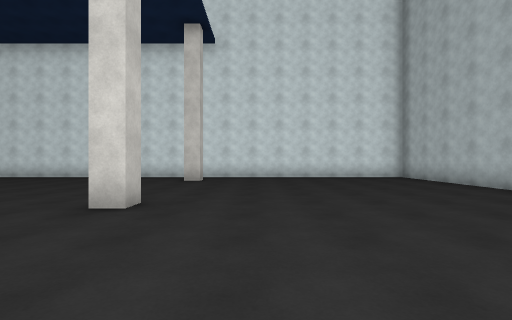
view 1 (above)

18 first-person views from a walk through a Unity game level. The camera is 1.3 m above the floor, looks level and sees 85° across. The floor is counted in squares, 2 m on a side. Each view is taken from the middle of a square. On the plan, view 1 faces up. The plan holds only what a view shows up to about 9 squares ahead; the rest is blank. The player is left out. Surface patterns are stand-ins for the level's own textures.

view 2
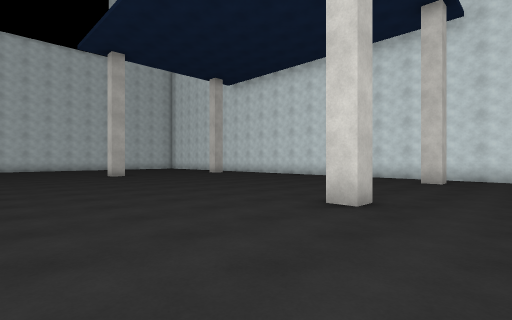

view 3
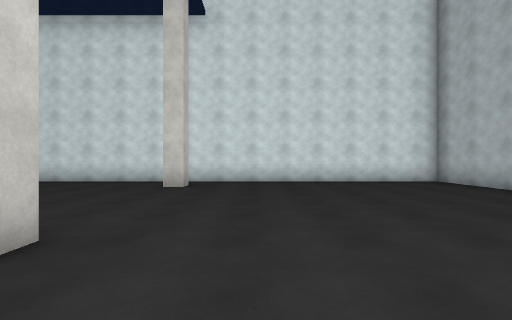

view 4
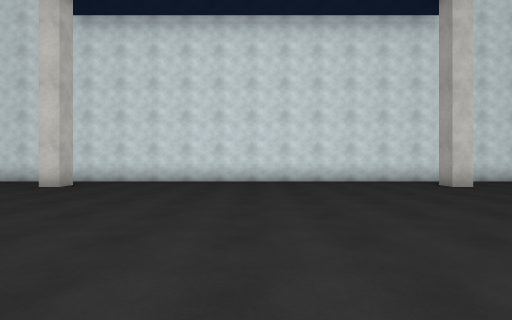

view 5
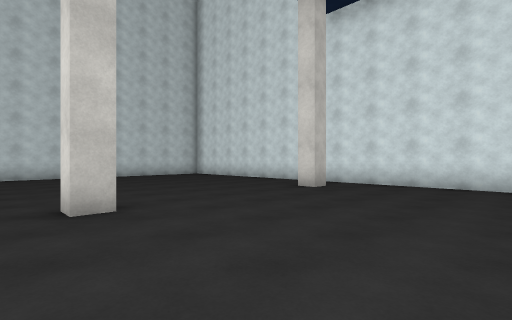

view 6
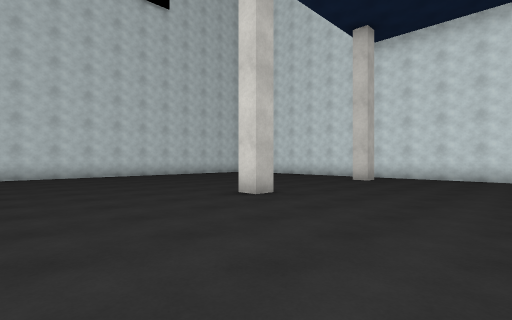

view 7
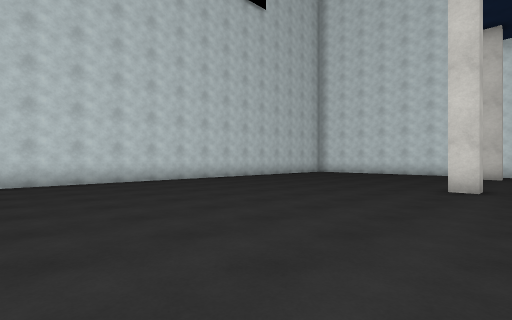

view 8
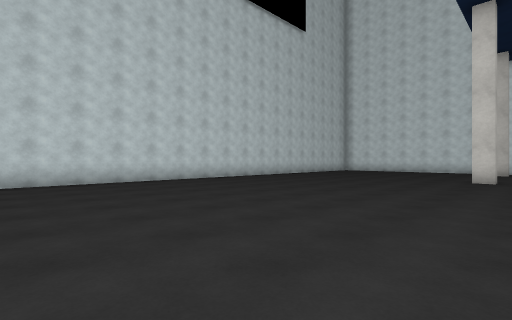

view 9
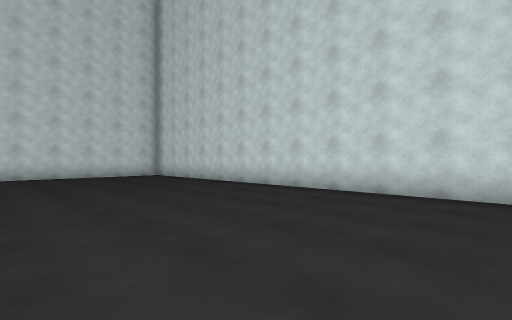

view 10
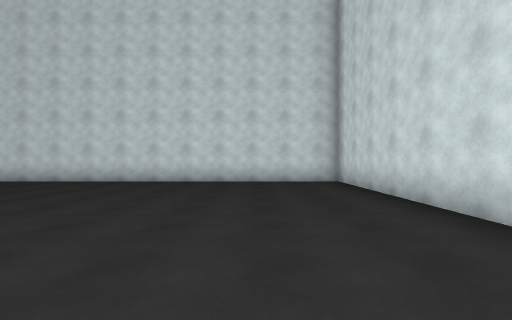

view 11
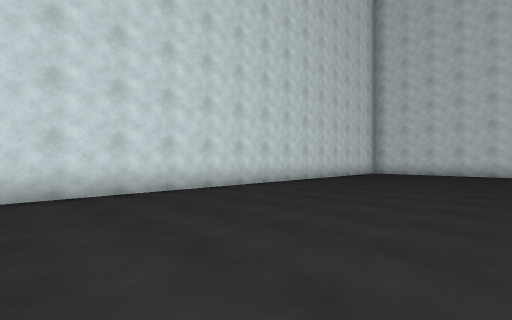

view 12
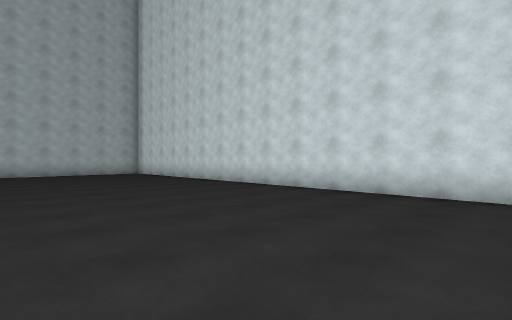

view 13
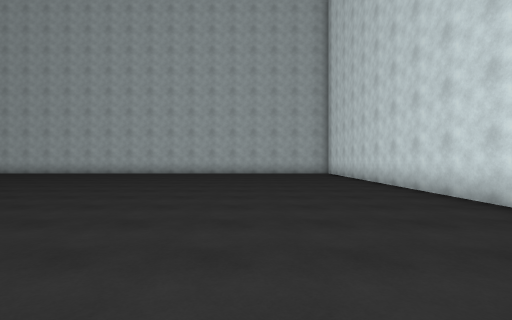

view 14
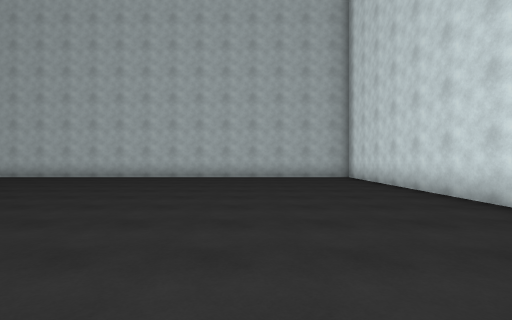

view 15
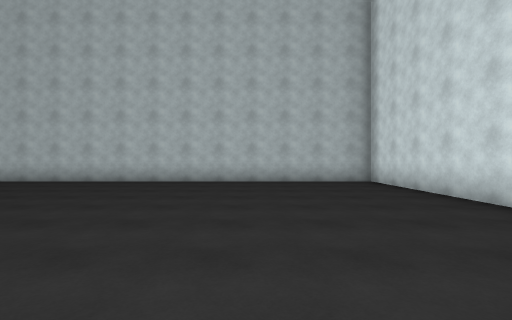

view 16
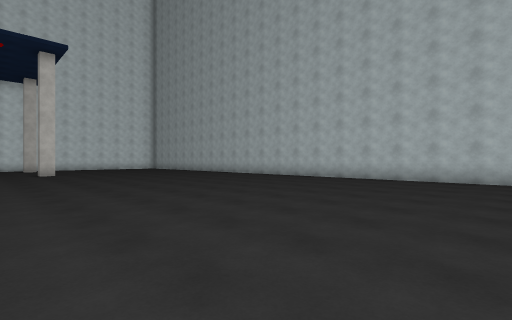

view 17
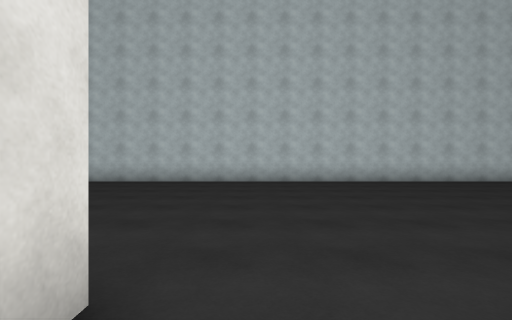

view 18
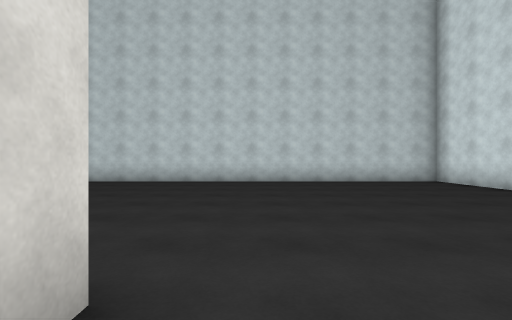

### Floor plan
Points are (right, up) in squares from view 1. A wall is a line through its corners. A room is listed if a view was taken in it or the views show most of it. See-through windows are left out.
Room 1 (views 1, 2, 3, 4, 5, 6, 7, 8, 9, 10, 11, 12, 13, 14, 15, 16, 17, 18)
walls: (-1.7, 4.2) (-1.7, 3.7) (-2.2, 3.7); (-12.2, 4.3) (-11.7, 4.3) (-11.7, 3.7) (-12.2, 3.7); (-11.7, 9.2) (-11.7, 8.8) (-12.2, 8.8); (-1.7, 9.2) (-1.7, 8.8) (-2.2, 8.8) (-2.2, 9.2); (-17, 10.5) (-19.5, 10.5) (-19.5, -14.5) (5.5, -14.5) (5.5, 10.5) (-14.9, 10.5)

Where each view was taken, in squares from view 1:
view 1: 0 up, 0 right, facing up
view 2: 0 up, 0 right, facing up-left
view 3: 2 up, 0 right, facing up
view 4: 2 up, 7 left, facing up
view 5: 3 up, 8 left, facing up-left
view 6: 0 up, 8 left, facing up-left
view 7: 3 down, 11 left, facing up-left
view 8: 6 down, 11 left, facing up-left
view 9: 3 down, 14 left, facing down-left
view 10: 6 down, 17 left, facing down
view 11: 9 down, 6 left, facing down-left
view 12: 9 down, 8 left, facing down-right
view 13: 11 down, 8 left, facing right
view 14: 11 down, 5 left, facing right
view 15: 11 down, 3 left, facing right
view 16: 10 down, 4 left, facing up-right
view 17: 3 up, 3 left, facing right
view 18: 5 up, 11 left, facing left
